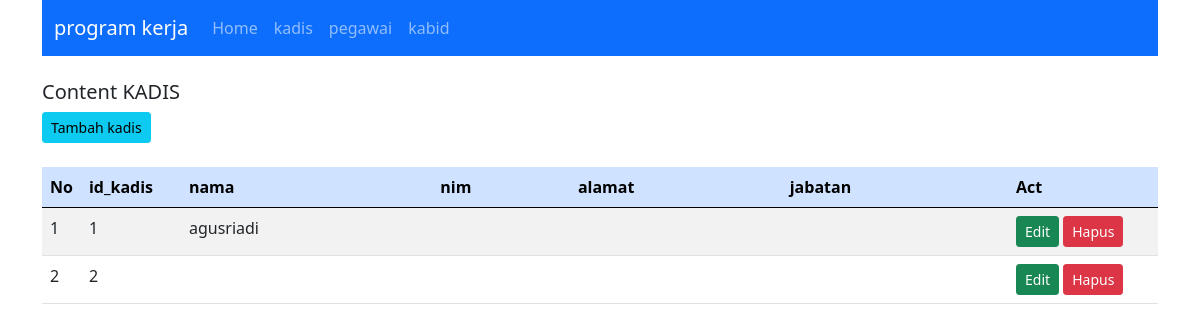
The page /tugasku/Aplikasi_Update/index.php?target=kadis on the database its author committed.
### tables this page shows
CREATE TABLE `kadis` (
  `id_kadis` int(11) NOT NULL,
  `nama` varchar(30) NOT NULL,
  `nim` varchar(30) NOT NULL,
  `alamat` varchar(15) NOT NULL,
  `jabatan` varchar(10) NOT NULL
);

### tugasku/Aplikasi_Update/autoload.php (called while the page is built, shortened)
<?php
function autoload($class)
{
    $file = $class . ".php";
}

### tugasku/Aplikasi_Update/Config/Query_builder.php (called while the page is built, shortened)
<?php
class Query_builder implements Query
{
    private $v_db, $v_table, $v_select, $v_join, $v_where, $v_order_by, $v_query,
        $v_insert, $v_update, $v_delete;
    public function __construct($dataKoneksi)
    {
        $this->v_db = new \mysqli($dataKoneksi['host'], $dataKoneksi['user'], $dataKoneksi['password'], $dataKoneksi['dbname']);
    }
    public function table($table)
    {
        $this->v_table = $table;
        return $this;
    }
    public function get()
    {
        $this->v_query = "SELECT ";
        if (!empty($this->v_select)) {
            $this->v_query .= $this->v_select . " ";
        } else {
            $this->v_query .= " * ";
        }
        $this->v_query .= " FROM " . $this->v_table . " ";
        return $this;
    }
    public function resultArray()
    {
        $data = $this->v_db->query($this->v_query);
        while ($row = $data->fetch_array()) {
            $rows[] = $row;
        }
        return $rows;
    }
}

### tugasku/Aplikasi_Update/Master/kadis.php (the view, shortened to what this page needs)
<?php
class kadis
{
    private $db;
    public function __construct($con)
    {
        $this->db = new Query_builder($con);
    }
    public function index()
    {
        $data = $this->db->table('kadis')->get()->resultArray();
        $res = ' <a href="?target=kadis&act=tambah_kadis" class="btn btn-info btn-sm">Tambah kadis</a>
    <br><br>
    <div class="table-responsive">
        <table class="table table-striped">
            <thead class="table-primary">
                <tr>
                    <th>No</th>
                    <th>id_kadis</th>
                    <th>nama</th>
                    <th>nim</th>
                    <th>alamat</th>
                    <th>jabatan</th>
                    <th>Act</th>
                </tr>
            </thead>
            <tbody>';
        $no = 1;
        foreach ($data as $r) {
            $res .= '<tr>
                    <td width="10">' . $no . '</td>
                    <td width="100">' . $r['id_kadis'] . '</td>
                    <td>' . $r['nama'] . '</td>
                    <td>' . $r['nim'] . '</td>
                    <td>' . $r['alamat'] . '</td>
                    <td>' . $r['jabatan'] . '</td>
                    <td width="150">
                        <a href="?target=kadis&act=edit_kadis&id=' . $r['id_kadis'] . '" class="btn btn-success btn-sm">
                            Edit
                        </a>
                        <a href="?target=kadis&act=delete_kadis&id=' . $r['id_kadis'] . '" class="btn btn-danger btn-sm">
                            Hapus
                        </a>
                    </td>
                </tr>';
            $no++;
        }
        $res .= '</tbody></table></div>';
        return $res;
    }
}

### rows shown on the page
kadis: id_kadis "1", nama "agusriadi"
kadis: id_kadis "2"

### other values the page prints
$r['text'] "Home"
$r['text'] "kadis"
$r['text'] "pegawai"
$r['text'] "kabid"
$target "KADIS"
